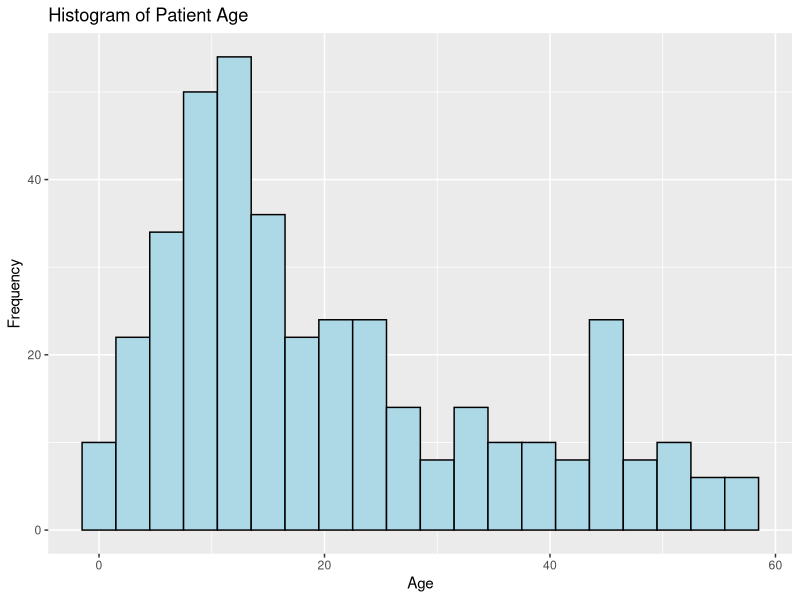
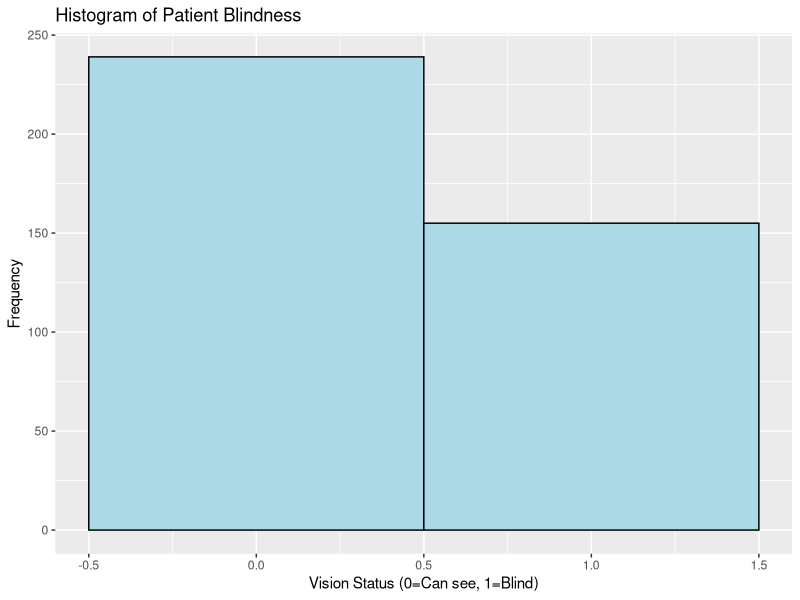
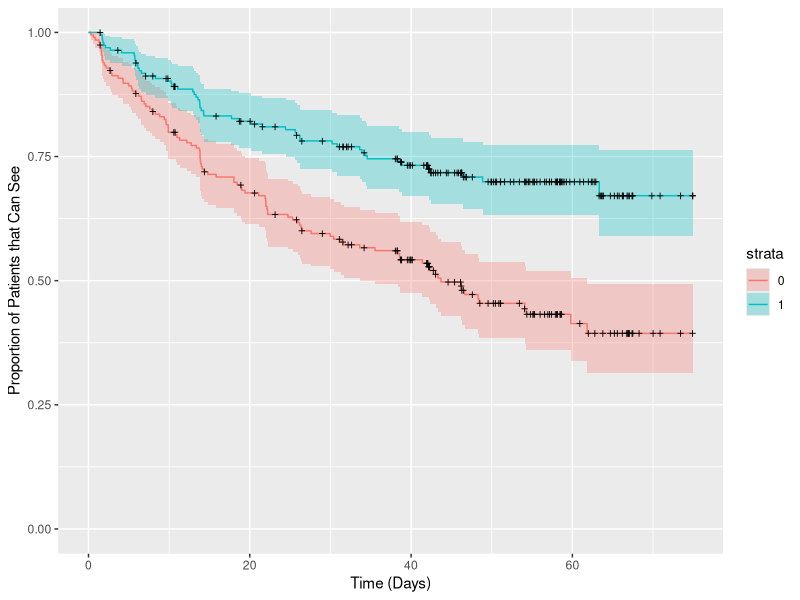

Generate these figures, in order, with R:
rm(list=ls())
library(survival)
library(dplyr)
library(ggplot2)
library(ggfortify)

data("retinopathy", package="survival") # find dataset that is in the survival package
head(retinopathy) # show first few rows so we can see the data, puts it in the environment

# you should see this:
# id laser   eye age     type trt futime status risk
# 1  5 argon  left  28    adult   1  46.23      0    9
# 2  5 argon  left  28    adult   0  46.23      0    9
# 3 14 argon right  12 juvenile   1  42.50      0    8
# 4 14 argon right  12 juvenile   0  31.30      1    6
# 5 16 xenon right   9 juvenile   1  42.27      0   11
# 6 16 xenon right   9 juvenile   0  42.27      0   11

# this dataset is of patients with diabetic retinopathy who are being studied for loss of vision.

# in the context of a "survival curve" we are specifically interested in the columns: "futime" and "status". 
# Time is the same as time to event, or time until death/germination/event/etc
# Status is the same as alive/dead = aka a "CENSOR"

# here the EVENT = loss of vision/blind in an eye
# if we were doing plant survival, EVENT = death.
# if we were doing germination, EVENT = seed germinated

# let's plot some of it to get a feel for this data.

# first lets look at the distribution of the age of our patients. 
ggplot(retinopathy, aes(x = age)) +
  geom_histogram(binwidth = 3, fill = "lightblue", color = "black") +
  labs(title = "Histogram of Patient Age", x = "Age", y = "Frequency")
# you should see that there is a right skew, meaning many patients are on the younger side.

# What about the amount of patients that are blind CURRENTLY?
ggplot(retinopathy, aes(x = status)) +
  geom_histogram(binwidth = 1, fill = "lightblue", color = "black") +
  labs(title = "Histogram of Patient Blindness", x = "Vision Status (0=Can see, 1=Blind)", y = "Frequency")
# This isn't a perfect histogram, but we can see as of the most recent census, 
# there are more patients who still have their sight, than those who have lost their vision.

# When we meet I will walk you through how to plot a survival curve, and how to analyze for significant differences. 
# If you're interested, this is what a survival curve might look like.
km_fit <- survfit(Surv(futime, status) ~ trt, data=retinopathy)
autoplot(km_fit,
         title = "Proportion of Patients Experiencing Loss of Vision by Treatment",
         xlab = "Time (Days)",
         ylab= "Proportion of Patients that Can See")+
  scale_y_continuous(limits=c(0,1))
# trt -- 0 = not treated, 1 = treated
